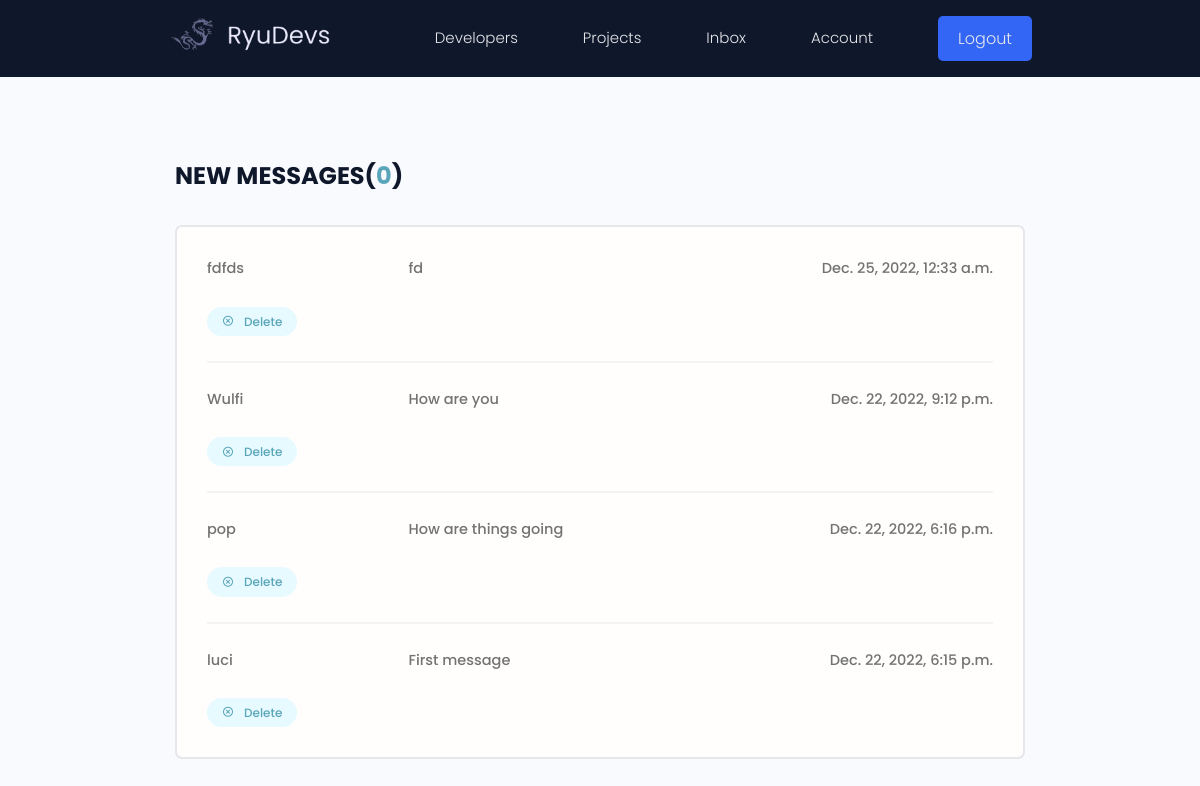
The page /inbox/ (signed in) on the database its author committed.
### users/models.py (models this page shows, shortened)
class Message(models.Model):
    sender = models.ForeignKey(Profile, on_delete=models.SET_NULL, null=True, blank=True)
    recipient = models.ForeignKey(Profile, on_delete=models.SET_NULL, null=True, blank=True, related_name='messages')
    name = models.CharField(max_length=200, null=True, blank=True)
    email = models.EmailField(max_length=200, null=True, blank=True)
    subject = models.CharField(max_length=200, null=True, blank=True)
    body = models.TextField()
    is_read = models.BooleanField(default=False, null=True)
    created = models.DateTimeField(auto_now_add=True)
    id = models.UUIDField(default=uuid.uuid4, unique=True, primary_key=True, editable=False)
    class Meta:
        ordering = ['is_read', '-created']

### users/views.py (the view)
# urls.py: path('inbox/', views.inbox, name='inbox'),
@login_required(login_url='login')
def inbox(request):
    profile = request.user.profile
    messageRequests = profile.messages.all()
    unreadCount = messageRequests.filter(is_read=False).count()
    context = {
        'messageRequests': messageRequests,
        'unreadCount': unreadCount
    }
    return render(request, 'users/inbox.html', context)

### users/templates/users/inbox.html
{% extends 'main.html' %}
{% block content %}
<main class="inbox my-xl">
  <div class="content-box">
    <h3 class="inbox__title">New Messages(<span>{{unreadCount}}</span>)</h3>
    <ul class="messages">
      {% for message in messageRequests %}
      {% if message.is_read == False %}
      <li class="message message--unread">
      {% else %}
      <li class="message">
      {% endif %}
        <a href="{% url 'message' message.id %}">
          <span class="message__author">{{message.name}}</span>
          <span class="message__subject">{{message.subject}}</span>
          <span class="message__date">{{message.created}}</span>
        </a><br>
        <a class="tag tag--pill tag--main settings__btn" href="{% url 'delete-message' message.id %}?next=/inbox/"><i class='bx bx-x-circle'></i>Delete</a>
      </li>
      {% endfor %}
    </ul>
  </div>
</main>
{% endblock content %}

### static/styles/app.css (style rules this page uses)
:root { --color-sub: #0f172a; }
.content-box { width: 95%; max-width: 85rem; margin: 0 auto; }
.inbox { height: 90vh; }
.inbox__title, .inbox__title span { font-size: 2.4rem; font-weight: 700; color: var(--color-sub); text-transform: uppercase; text-align: left; margin-bottom: 3rem; }
.inbox__title span { color: var(--color-main); }
.messages { list-style: none; background: var(--color-white); padding: 0.5rem 3rem; border: 2px solid var(--color-light); border-radius: 0.7rem; }
.message { padding: 2.5rem 0; }
.message > a span { font-size: 1.45rem; font-weight: 500; }
.message:not(:last-child) { border-bottom: 2px solid var(--color-white-light); }
.message > a { display: flex; gap: 1rem; }
.message__author, .message__date { flex-basis: 25%; }
.message__subject { flex-basis: 50%; }
.message__date { text-align: right; }

### static/uikit/styles/modules/_variables.css (style rules this page uses)
:root { --color-main: #5aa5b9; --color-main-light: #e6faff; --color-sub: #0f172a; --color-sub-light: #51546e; --color-btn: #3466f6; --color-sub-lighter: #ededfd; --color-text: #737373; --color-gray: #8b8b8b; --color-light: #e5e7eb; --color-light-gray: #767676; --color-bg: #f8fafd; --color-white: #fffefd; --color-white-light: #f3f3f3; --color-success: #359e64; --color-success-bg: #def8e8; --color-error: #fc4b0b; --color-error-bg: #fff2ee; --font-base: 'Poppins', arial, helvetica, 'Segoe UI', roboto, ubuntu, sans-serif; --font-monospace: 'Fira Code', 'Courier New', courier, monospace; --font-regular: 300; --font-medium: 500; --font-bold: 700; --generic-shadow: 1px 1px 5px #00000010; --generic-transition: all 0.3s ease-in-out; }

### static/uikit/styles/modules/_base.css (style rules this page uses)
* { margin: 0; padding: 0; box-sizing: border-box; text-rendering: optimizeLegibility; color: inherit; font-size: inherit; }
html { font-size: 50%; }
@media only screen and (min-width: 480px) { html { font-size: 56.25%; } }
@media only screen and (min-width: 1200px) { html { font-size: 62.5%; } }
body { line-height: 1.6; font-weight: 400; font-size: 1.5rem; color: var(--color-text); background-color: var(--color-bg); min-height: 100vh; }

### static/uikit/styles/modules/_typography.css (style rules this page uses)
* { font-family: var(--font-base); }
h3 { font-size: 3.2rem; font-weight: var(--font-medium); }
p, span, strong { font-size: 1.6rem; color: var(--color-text); font-weight: var(--font-regular); }
a { padding-bottom: 2px; text-decoration: none; display: inline-block; color: var(--color-btn); font-weight: var(--font-medium); }

### static/uikit/styles/modules/_utilities.css (style rules this page uses)
.my-xl { margin: 8rem auto; }

### static/uikit/styles/modules/_tag.css (style rules this page uses)
.tag { display: inline-flex; align-items: center; background-color: var(--color-sub); height: -webkit-fit-content; height: -moz-fit-content; height: fit-content; width: -webkit-fit-content; width: -moz-fit-content; width: fit-content; border-radius: 0.5rem; padding: 0.5rem 1.5rem; font-size: 1.2rem; cursor: pointer; }
.tag--pill { border-radius: 5rem; }
.tag--main, .tag--main > small { background: var(--color-main-light); color: var(--color-main); font-weight: 500; }

### rows shown on the page
Message: name "fdfds", subject "fd", created "Dec. 25, 2022, 12:33 a.m."
Message: name "Wulfi", subject "How are you", created "Dec. 22, 2022, 9:12 p.m."
Message: name "pop", subject "How are things going", created "Dec. 22, 2022, 6:16 p.m."
Message: name "luci", subject "First message", created "Dec. 22, 2022, 6:15 p.m."

### other values the page prints
{{ unreadCount }} "0"
